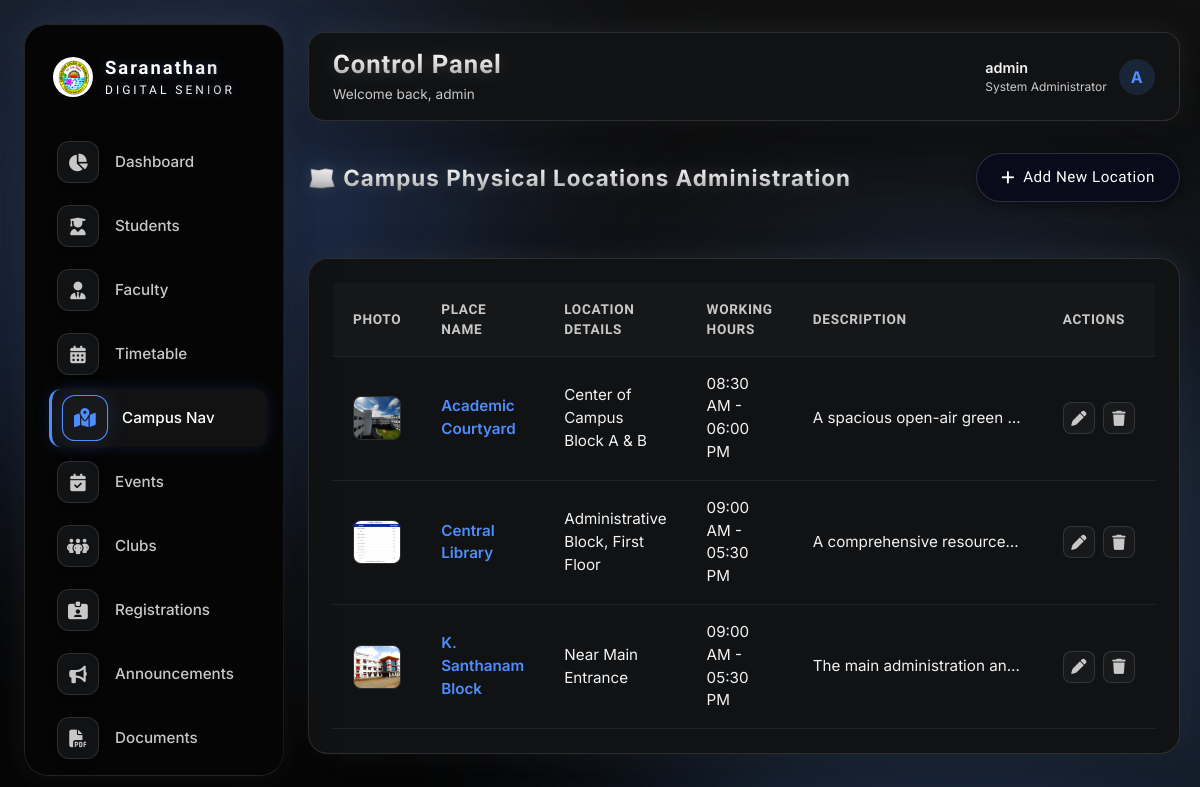
/admin/campus.php (signed in), run on the app's committed database.
### tables this page shows
CREATE TABLE IF NOT EXISTS campus_locations (
    id INT AUTO_INCREMENT PRIMARY KEY,
    name VARCHAR(100) NOT NULL UNIQUE,
    description TEXT NOT NULL,
    photo_url VARCHAR(255) DEFAULT 'assets/images/default-campus.jpg',
    opening_hours VARCHAR(50) DEFAULT 'Always Open',
    closing_hours VARCHAR(50) DEFAULT 'Always Open',
    location_details VARCHAR(255) NOT NULL
);

### backend/db.php (called while the page is built, shortened)
<?php
function sanitize_input($data) {
    return htmlspecialchars(trim($data), ENT_QUOTES, 'UTF-8');
}
?>

### admin/campus.php (the view, shortened to what this page needs)
<?php
require_once __DIR__ . '/includes/header.php';
$locations = $db->query("SELECT * FROM campus_locations ORDER BY name ASC")->fetchAll();
?>
<div class="table-header-row">
    <div class="panel-title">🗺️ Campus Physical Locations Administration</div>
    <button onclick="openAddModal()" class="btn-glass btn-primary"><i class="fa-solid fa-plus"></i> Add New Location</button>
</div>
<div class="glass-panel data-table-container">
    <table class="custom-table">
        <thead>
            <tr>
                <th>Photo</th>
                <th>Place Name</th>
                <th>Location details</th>
                <th>Working Hours</th>
                <th>Description</th>
                <th>Actions</th>
            </tr>
        </thead>
        <tbody>
            <?php if (empty($locations)): ?>
                <tr>
                    <td colspan="6" style="text-align: center; color: var(--text-tertiary);">No campus locations registered yet.</td>
                </tr>
            <?php else: ?>
                <?php foreach ($locations as $loc): ?>
                    <tr>
                        <td>
                            <img src="../<?php echo sanitize_input($loc['photo_url']); ?>" alt="<?php echo sanitize_input($loc['name']); ?>" style="width: 64px; height: 44px; border-radius: 8px; object-fit: cover; border: 1px solid var(--border-glass);">
                        </td>
                        <td style="font-weight: 600; color: var(--glow-primary);"><?php echo sanitize_input($loc['name']); ?></td>
                        <td><?php echo sanitize_input($loc['location_details']); ?></td>
                        <td><?php echo sanitize_input($loc['opening_hours']) . " - " . sanitize_input($loc['closing_hours']); ?></td>
                        <td style="max-width: 250px; overflow: hidden; text-overflow: ellipsis; white-space: nowrap;"><?php echo sanitize_input($loc['description']); ?></td>
                        <td>
                            <div class="action-btns">
                                <button onclick='openEditModal(<?php echo json_encode($loc); ?>)' class="btn-action btn-edit"><i class="fa-solid fa-pen"></i></button>
                                <a href="campus.php?delete=<?php echo $loc['id']; ?>" onclick="return confirm('Are you sure you want to delete this campus location?')" class="btn-action btn-delete"><i class="fa-solid fa-trash"></i></a>
                            </div>
                        </td>
                    </tr>
                <?php endforeach; ?>
            <?php endif; ?>
        </tbody>
    </table>
</div>
<?php require_once __DIR__ . '/includes/footer.php'; ?>

### admin/includes/header.php (shortened to what this page needs)
<?php
require_once __DIR__ . '/../../backend/db.php';
$active_page = basename($_SERVER['PHP_SELF']);
?>
<!DOCTYPE html>
<html lang="en" data-theme="Spatial">
<head>
    <link rel="stylesheet" href="../assets/css/style.css?v=<?php echo time(); ?>">
    <link rel="stylesheet" href="../assets/themes/themes.css?v=<?php echo time(); ?>">
    <link rel="stylesheet" href="https://cdnjs.cloudflare.com/ajax/libs/font-awesome/6.4.0/css/all.min.css">
    <script src="https://cdn.tailwindcss.com"></script>
</head>
<body>
    <div class="aurora-bg-container">
    </div>
    <aside class="glass-panel sidebar">
        <div class="sidebar-brand">
            <img src="../assets/images/logo.png" alt="Saranathan Logo" class="brand-logo">
            <div class="brand-name">
                Saranathan
                <span>Digital Senior</span>
            </div>
        </div>
        <nav class="menu-list">
            <li>
                <a href="dashboard.php" class="menu-item-link <?php echo $active_page === 'dashboard.php' ? 'active' : ''; ?>">
                    <i class="fa-solid fa-chart-pie"></i> Dashboard
                </a>
            </li>
            <li>
                <a href="students.php" class="menu-item-link <?php echo $active_page === 'students.php' ? 'active' : ''; ?>">
                    <i class="fa-solid fa-user-graduate"></i> Students
                </a>
            </li>
            <li>
                <a href="faculty.php" class="menu-item-link <?php echo $active_page === 'faculty.php' ? 'active' : ''; ?>">
                    <i class="fa-solid fa-user-tie"></i> Faculty
                </a>
            </li>
            <li>
                <a href="timetable.php" class="menu-item-link <?php echo $active_page === 'timetable.php' ? 'active' : ''; ?>">
                    <i class="fa-solid fa-calendar-days"></i> Timetable
                </a>
            </li>
            <li>
                <a href="campus.php" class="menu-item-link <?php echo $active_page === 'campus.php' ? 'active' : ''; ?>">
                    <i class="fa-solid fa-map-location-dot"></i> Campus Nav
                </a>
            </li>
            <li>
                <a href="events.php" class="menu-item-link <?php echo $active_page === 'events.php' ? 'active' : ''; ?>">
                    <i class="fa-solid fa-calendar-check"></i> Events
                </a>
            </li>
            <li>
                <a href="clubs.php" class="menu-item-link <?php echo $active_page === 'clubs.php' ? 'active' : ''; ?>">
                    <i class="fa-solid fa-people-group"></i> Clubs
                </a>
            </li>
            <li>
                <a href="registrations.php" class="menu-item-link <?php echo $active_page === 'registrations.php' ? 'active' : ''; ?>">
                    <i class="fa-solid fa-id-card-clip"></i> Registrations
                </a>
            </li>
            <li>
                <a href="announcements.php" class="menu-item-link <?php echo $active_page === 'announcements.php' ? 'active' : ''; ?>">
                    <i class="fa-solid fa-bullhorn"></i> Announcements
                </a>
            </li>
            <li>
                <a href="documents.php" class="menu-item-link <?php echo $active_page === 'documents.php' ? 'active' : ''; ?>">
                    <i class="fa-solid fa-file-pdf"></i> Documents
                </a>
            </li>
            <li>
                <div class="menu-item-link <?php echo ($active_page === 'knowledge.php' || $active_page === 'buddy_settings.php' || $active_page === 'buddy_analytics.php') ? 'active' : ''; ?>" style="cursor: pointer;">
                </div>
            </li>
        </nav>
    </aside>
    <main class="main-content">
        <header class="glass-panel top-navbar">
            <div class="nav-title">
                <h1>Control Panel</h1>
                <p>Welcome back, <?php echo sanitize_input($_SESSION['admin_username']); ?></p>
            </div>
            <div class="user-badge">
                <div class="badge-info">
                    <div class="badge-name"><?php echo sanitize_input($_SESSION['admin_username']); ?></div>
                    <div class="badge-role">System Administrator</div>
                </div>
                <div class="badge-avatar">
                    <?php echo strtoupper(substr($_SESSION['admin_username'], 0, 1)); ?>
                </div>
            </div>
        </header>

### admin/includes/footer.php (shortened to what this page needs)
    </main>
</body>
</html>

### assets/themes/themes.css (style rules this page uses)
html[data-theme="Spatial"], :root { --bg-primary: linear-gradient(180deg, #111111 0%, #0A0A0A 40%, #050505 100%); --body-bg-image: none; --bg-secondary: #0A0A0A; --bg-glass: #111214; --bg-glass-hover: #18191C; --bg-glass-btn: #111214; --bg-glass-btn-hover: #18191C; --border-glass: rgba(210, 210, 210, 0.15); --border-glass-hover: rgba(255, 255, 255, 0.25); --border-light: rgba(255, 255, 255, 0.08); --border-medium: rgba(210, 210, 210, 0.12); --glow-primary: #4F8DFF; --glow-secondary: #66A5FF; --glow-tertiary: #C0C0C0; --glow-primary-alpha: rgba(79, 141, 255, 0.15); --glow-hover-color: rgba(79, 141, 255, 0.15); --text-primary: #F2F2F2; --text-secondary: #C8C8C8; --text-tertiary: #8E8E8E; --box-shadow: 0 20px 50px rgba(0, 0, 0, 0.4), 0 0 30px rgba(255, 255, 255, 0.08); --shadow-spatial: 0 20px 50px rgba(0, 0, 0, 0.4), 0 0 30px rgba(255, 255, 255, 0.08); --shadow-spatial-hover: 0 35px 80px rgba(0, 0, 0, 0.6), 0 0 45px rgba(255, 255, 255, 0.15); --glass-blur: none; }

### admin/includes/header.php (style rules this page uses)
:root { --sidebar-width: 260px; }
body { display: flex; min-height: 100vh; background: var(--bg-primary); }
.sidebar { position: fixed; top: 24px; left: 24px; bottom: 24px; width: var(--sidebar-width); z-index: 100; padding: 32px 20px; display: flex; flex-direction: column; overflow-y: auto; }
.sidebar-brand { display: flex; align-items: center; gap: 12px; margin-bottom: 36px; padding-left: 8px; }
.brand-logo { width: 40px; height: 40px; border-radius: 50%; }
.brand-name { font-family: var(--font-heading); font-size: 1.15rem; font-weight: 700; color: var(--text-primary); line-height: 1.2; }
.brand-name span { display: block; font-size: 0.75rem; font-weight: 500; color: var(--text-secondary); text-transform: uppercase; }
.menu-list { list-style: none; display: flex; flex-direction: column; gap: 6px; }
.menu-item-link { display: flex; align-items: center; gap: 12px; padding: 12px 16px; border-radius: 12px; color: var(--text-secondary); text-decoration: none; font-size: 0.95rem; font-weight: 500; transition: all var(--transition-fast); }
.menu-item-link i { width: 20px; font-size: 1.05rem; text-align: center; transition: color var(--transition-fast); }
.menu-item-link:hover, .menu-item-link.active { color: var(--text-primary); background: rgba(255, 255, 255, 0.06); transform: translateX(4px); }
.menu-item-link.active { background: var(--glow-primary-alpha); border-left: 3px solid var(--glow-primary); }
.menu-item-link.active i { color: var(--glow-primary); }
.main-content { margin-left: calc(var(--sidebar-width) + 48px); flex: 1; padding: 32px 32px 32px 0; display: flex; flex-direction: column; gap: 32px; }
.top-navbar { display: flex; justify-content: space-between; align-items: center; padding: 16px 24px; border-radius: 16px; }
.nav-title h1 { font-size: 1.6rem; color: var(--text-primary); }
.nav-title p { font-size: 0.85rem; color: var(--text-secondary); margin-top: 4px; }
.user-badge { display: flex; align-items: center; gap: 12px; }
.badge-avatar { width: 36px; height: 36px; border-radius: 50%; background: var(--glow-primary-alpha); display: flex; align-items: center; justify-content: center; color: var(--glow-primary); font-weight: bold; }
.badge-info { text-align: left; }
.badge-name { font-size: 0.9rem; font-weight: 600; color: var(--text-primary); }
.badge-role { font-size: 0.75rem; color: var(--text-secondary); }
.data-table-container { padding: 24px; border-radius: 20px; overflow-x: auto; }
.table-header-row { display: flex; justify-content: space-between; align-items: center; margin-bottom: 24px; }
.panel-title { font-size: 1.4rem; color: var(--text-primary); }
.custom-table { width: 100%; border-collapse: collapse; text-align: left; }
.custom-table th, .custom-table td { padding: 16px 20px; border-bottom: 1px solid var(--border-light); }
.custom-table th { font-family: var(--font-heading); font-weight: 600; font-size: 0.85rem; text-transform: uppercase; letter-spacing: 0.05em; color: var(--text-secondary); background: rgba(255, 255, 255, 0.02); }
.custom-table td { font-size: 0.95rem; color: var(--text-primary); }
.action-btns { display: flex; gap: 8px; }
.btn-action { width: 32px; height: 32px; display: flex; align-items: center; justify-content: center; border-radius: 8px; border: 1px solid var(--border-glass); background: rgba(255,255,255,0.03); color: var(--text-secondary); cursor: pointer; text-decoration: none; transition: all var(--transition-fast); }

### data on the page
campus_locations: photo_url (picture), name "Academic Courtyard", location_details "Center of Campus Block A & B", opening_hours "08:30 AM", closing_hours "06:00 PM", description "A spacious open-air green…"
campus_locations: photo_url (picture), name "Central Library", location_details "Administrative Block, First Floor", opening_hours "09:00 AM", closing_hours "05:30 PM", description "A comprehensive resource…"
campus_locations: photo_url (picture), name "K. Santhanam Block", location_details "Near Main Entrance", opening_hours "09:00 AM", closing_hours "05:30 PM", description "The main administration an…"

### other printed values
sanitize_input($_SESSION['admin_username']) "admin"
substr($_SESSION['admin_username'], 0, 1) "A"
